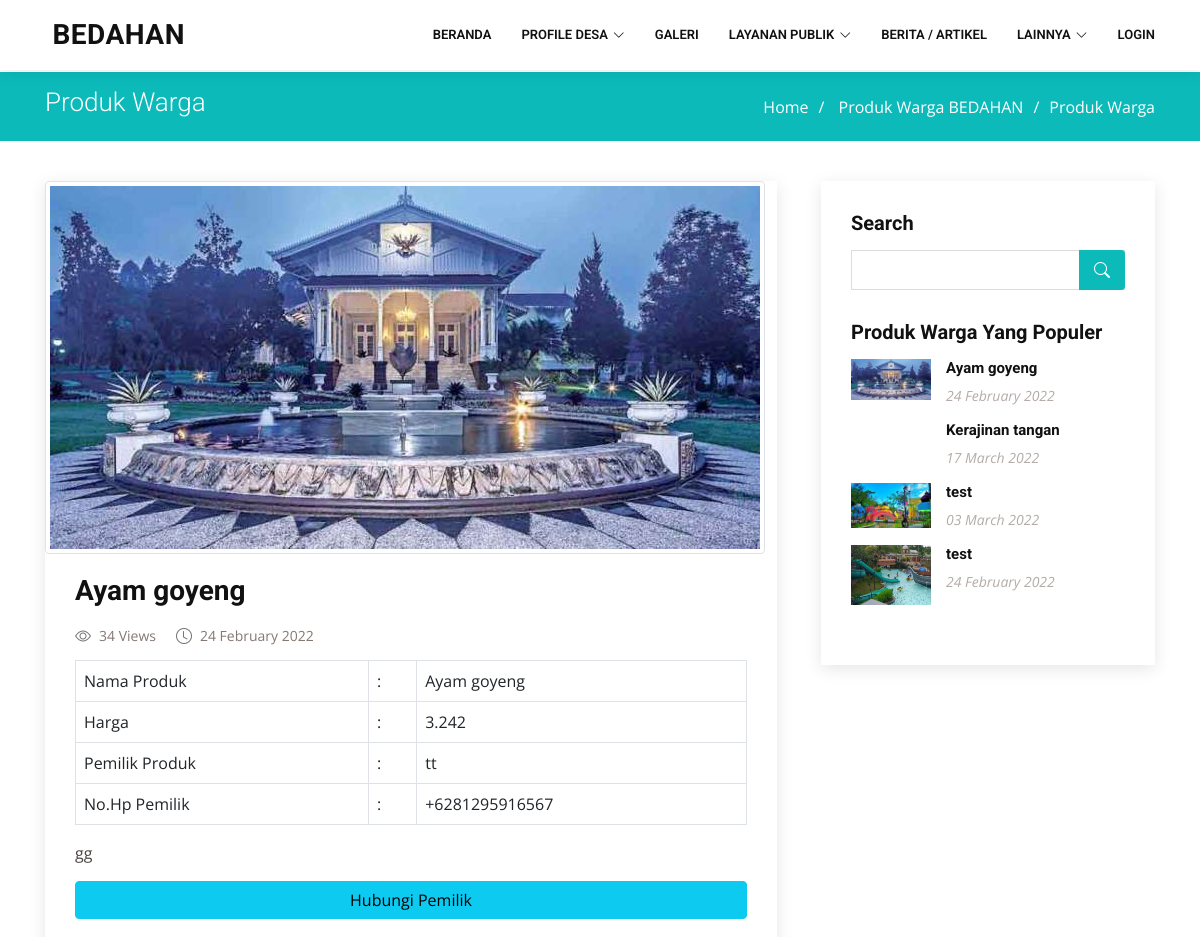
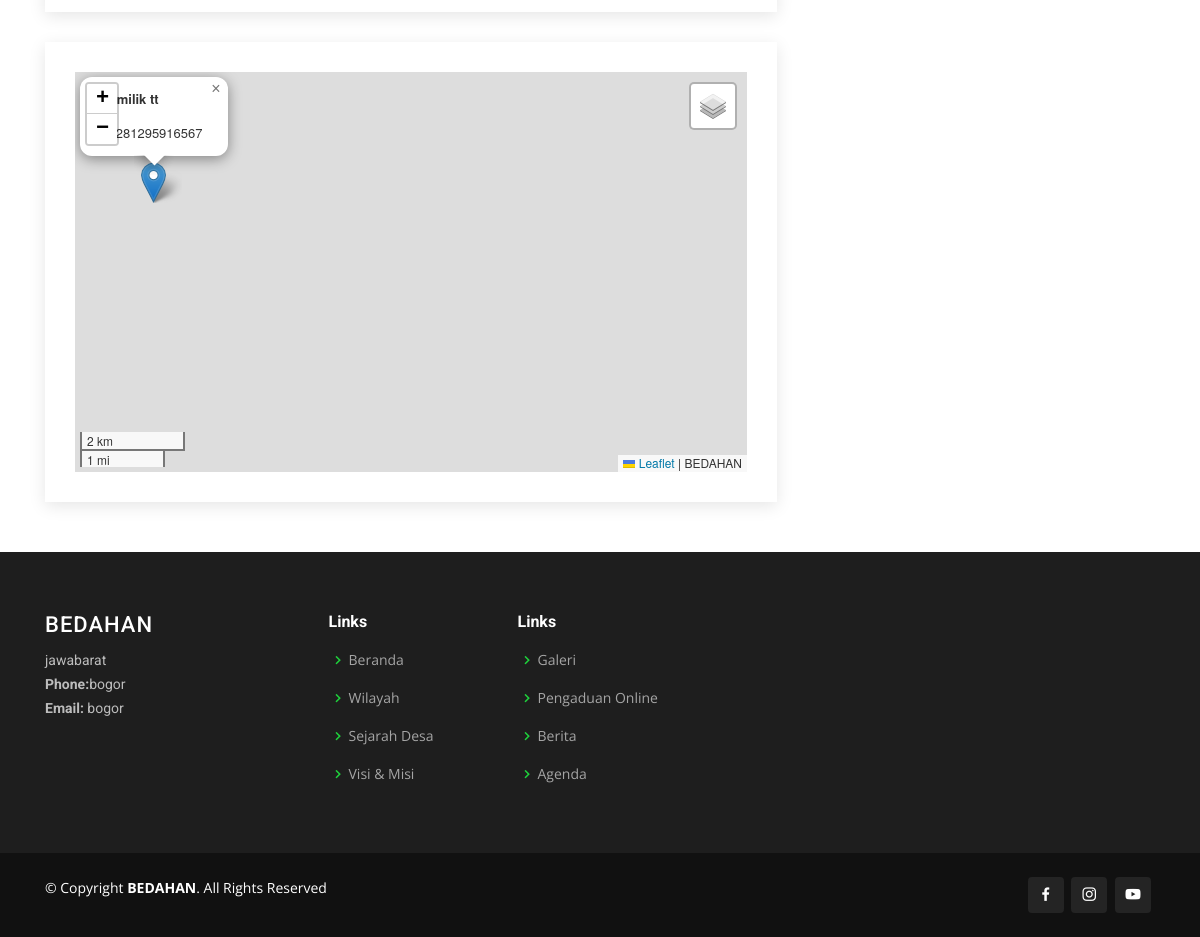
Page /home/produkdetail/ayam-goyeng on the committed database (2 pictures, top to bottom).
### tables this page shows
CREATE TABLE `setting` (
  `web` varchar(99) DEFAULT NULL,
  `keyword` varchar(99) DEFAULT NULL,
  `logo` varchar(99) DEFAULT NULL,
  `alamat` text DEFAULT NULL,
  `telp` varchar(15) DEFAULT NULL,
  `email` varchar(99) DEFAULT NULL,
  `yt` varchar(99) DEFAULT NULL,
  `ig` varchar(99) DEFAULT NULL,
  `fb` varchar(99) DEFAULT NULL,
  `lat` varchar(99) DEFAULT NULL,
  `lng` varchar(99) DEFAULT NULL,
  `wilayah` text DEFAULT NULL
);

CREATE TABLE `produk_warga` (
  `id` int(11) NOT NULL,
  `produk` varchar(99) DEFAULT NULL,
  `slug` varchar(99) DEFAULT NULL,
  `gambar` varchar(99) DEFAULT NULL,
  `harga` varchar(99) DEFAULT NULL,
  `ket` text DEFAULT NULL,
  `lat` varchar(99) DEFAULT NULL,
  `lng` varchar(99) DEFAULT NULL,
  `view` int(11) DEFAULT NULL,
  `pemilik` varchar(99) DEFAULT NULL,
  `telppemilik` varchar(15) DEFAULT NULL,
  `iduser` int(11) DEFAULT NULL,
  `date` date DEFAULT NULL
);

### application/controllers/Home.php (called while the page is built, shortened)
<?php
class Home extends CI_Controller {
    public function __construct()
    {
        $this->load->model('main_model');
        $this->main_model->count_visitor();
    }
        ?>
  <?php  }
    public function produkdetail($slugs)
    {
    $slug=htmlspecialchars($slugs,ENT_QUOTES);
    $query = $this->db->query("select * from produk_warga  where slug='$slug'");
    if($query->num_rows() > 0){
        $b=$query->row_array();
        $kode=$b['id'];
        $this->db->query("UPDATE produk_warga SET view=view+1 WHERE id='$kode'");
        $data=$this->main_model->produkwarga_by_kode($kode);
        $row=$data->row_array();
        $x['id']=$row['id'];
        $x['produk']=$row['produk'];
        $x['harga']=$row['harga'];
        $x['telppemilik']=$row['telppemilik'];
        $x['ket']=$row['ket'];
        $x['date']=$row['date'];
        $x['pemilik']=$row['pemilik'];
        $x['image']=$row['gambar'];
        $x['view'] =$row['view'];
        $x['slug']=$row['slug'];
        $x['lat']=$row['lat'];
        $x['lng']=$row['lng'];
        $x['populer']=$this->db->query("select * from produk_warga order by view desc")->result();
        $this->load->view('home/atas');
        $this->load->view('home/produkdetail',$x);
        $this->load->view('home/bawah');
    }else{
        redirect('home/produkwarga','refresh');
    }
  }
}

### index.php (called while the page is built, shortened)
<?php
require_once BASEPATH.'core/CodeIgniter.php';

### application/views/home/produkdetail.php (the view, shortened to what this page needs)
<link rel="stylesheet" href="https://unpkg.com/leaflet@1.3.4/dist/leaflet.css" />
<link rel="stylesheet" href="plugin/leaflet-panel-layers.css">
<link rel="stylesheet" type="text/css" href="https://cdnjs.cloudflare.com/ajax/libs/leaflet.draw/1.0.4/leaflet.draw.css">
<link rel="stylesheet" href="https://unpkg.com/esri-leaflet-geocoder@3.1.1/dist/esri-leaflet-geocoder.css">
<link rel="stylesheet" href="plugin/css/styledLayerControl.css" />
<link rel="stylesheet" href="https://unpkg.com/leaflet-routing-machine@latest/dist/leaflet-routing-machine.css" />
<link rel="stylesheet" href="https://unpkg.com/leaflet-control-geocoder/dist/Control.Geocoder.css" />
<?php
$setting = $this->db->get('setting')->row();
?>
<main id="main">
  <section id="breadcrumbs" class="breadcrumbs">
    <div class="container">
      <div class="d-flex justify-content-between align-items-center">
        <h2>Produk Warga</h2>
        <ol>
          <li><a href="home/index">Home</a></li>
          <li><a href="home/produkwarga"> Produk Warga <?php echo $setting->web ?></a></li>
          <li>Produk Warga</li>
        </ol>
      </div>
    </div>
  </section>
  <section id="blog" class="blog">
    <div class="container" data-aos="fade-up">
      <div class="row">
        <div class="col-lg-8 entries">
          <article class="entry entry-single">
            <div class="entry-img">
              <img src="image/<?php echo $image ?>" alt="" class="img img-fluid img-thumbnail">
            </div>
            <h2 class="entry-title">
              <a href="home/detailakomodasi/<?php echo $slug ?>"><?php echo $produk ?></a>
            </h2>
            <div class="entry-meta">
              <ul>
                <li class="d-flex align-items-center"><i class="bi bi-eye"></i> <a href="home/detailakomodasi/<?php echo $slug ?>"><?php echo $view ?> Views</a></li>
                <li class="d-flex align-items-center"><i class="bi bi-clock"></i> <a href="home/detailakomodasi/<?php echo $slug ?>"><time datetime="2020-01-01"><?php echo date("d F Y", strtotime($date)) ?></time></a></li>
              </ul>
            </div>
            <div class="entry-content">
              <p>
              <table class="table table-hover table-bordered">
                <tr>
                  <td>Nama Produk</td>
                  <td>:</td>
                  <td><?php echo $produk ?></td>
                </tr>
                <tr>
                  <td>Harga</td>
                  <td>:</td>
                  <td><?php echo number_format($harga, 0, ',', '.') ?></td>
                </tr>
                <tr>
                  <td>Pemilik Produk</td>
                  <td>:</td>
                  <td><?php echo $pemilik ?></td>
                </tr>
                <tr>
                  <td>No.Hp Pemilik</td>
                  <td>:</td>
                  <td><?php echo $telppemilik ?></td>
                </tr>
              </table>
              <?php echo $ket ?>
              </p>
              <a href="https://wa.me/<?php echo $telppemilik ?>" class="btn btn-info w-100" target="_blank"><i class="fa fa-phone"></i>Hubungi Pemilik</a>
            </div>
          </article>
          <article class="entry entry-single">
            <div id="map" style="height: 400px;"></div>
          </article>
        </div>
        <div class="col-lg-4">
          <div class="sidebar">
            <h3 class="sidebar-title">Search</h3>
            <div class="sidebar-item search-form">
              <form action="home/cariProdukwarga" method="get">
                <input type="text" name="keyword" autocomplete="off">
                <button type="submit"><i class="bi bi-search"></i></button>
              </form>
            </div>
            <h3 class="sidebar-title">Produk Warga Yang Populer</h3>
            <div class="sidebar-item recent-posts">
              <?php
              foreach ($populer as $z) {
              ?>
                <div class="post-item clearfix">
                  <img src="image/<?php echo $z->gambar ?>" alt="">
                  <h4><a href="home/produkdetail/<?php echo $z->slug ?>"><?php echo $z->produk ?></a></h4>
                  <time datetime="2020-01-01"><?php echo date("d F Y", strtotime($z->date)) ?></time>
                </div>
              <?php }  ?>
            </div>
          </div>
        </div>
      </div>
    </div>
  </section>
</main>

### application/views/home/atas.php (shortened to what this page needs)
<?php
$setting = $this->db->get('setting');
$row = $setting->row();
?>
<!DOCTYPE html>
<html lang="en">
<head>
  <link href="frontend/vendor/animate.css/animate.min.css" rel="stylesheet">
  <link href="frontend/vendor/aos/aos.css" rel="stylesheet">
  <link href="frontend/vendor/bootstrap/css/bootstrap.min.css" rel="stylesheet">
  <link href="frontend/vendor/bootstrap-icons/bootstrap-icons.css" rel="stylesheet">
  <link href="frontend/vendor/boxicons/css/boxicons.min.css" rel="stylesheet">
  <link href="frontend/vendor/glightbox/css/glightbox.min.css" rel="stylesheet">
  <link href="frontend/vendor/remixicon/remixicon.css" rel="stylesheet">
  <link href="frontend/vendor/swiper/swiper-bundle.min.css" rel="stylesheet">
  <link rel="stylesheet" type="text/css" href="plugin/sweetalert2.min.css">
  <link href="frontend/css/desa.css" rel="stylesheet">
  <link rel="stylesheet" href="https://unpkg.com/leaflet@1.7.1/dist/leaflet.css" />
  <link rel="stylesheet" href="https://cdnjs.cloudflare.com/ajax/libs/leaflet.draw/1.0.4/leaflet.draw.css" />
  <link rel="stylesheet" href="plugin/MarkerCluster.css" />
  <link rel="stylesheet" href="plugin/MarkerCluster.Default.css" />
  <link rel="stylesheet" href="plugin/css/styledLayerControl.css" />
  <link rel="stylesheet" href="https://unpkg.com/leaflet-routing-machine@latest/dist/leaflet-routing-machine.css" />
  <link rel="stylesheet" href="https://unpkg.com/leaflet-control-geocoder/dist/Control.Geocoder.css" />
  <link rel="stylesheet" href="plugin/maps.css">
  <link rel="stylesheet" href="plugin/dist/Control.MiniMap.min.css" />
  <link rel="stylesheet" type="text/css" href="src/L.Control.ZoomBar.css" />
  <link rel="stylesheet" href="plugin/dist/Leaflet.Coordinates-0.1.5.css" />
  <link rel="stylesheet" href="plugin/dist/L.Control.Locate.min.css" />
  <link rel="stylesheet" href="plugin/src/leaflet-compass.css" />
  <link rel="stylesheet" href="plugin/L.Control.Window.css" />
  <link rel="stylesheet" href="plugin/dist/Control.FullScreen.css" />
  <link rel="stylesheet" type="text/css" href="plugin/bootstrapdatepicker/bootstrap-datepicker.css">
</head>
<body>
  <header id="header" class="fixed-top">
    <div class="container d-flex align-items-center">
      <h1 class="logo me-auto"><a href="home/index"><img class="img img-fluid " src="image/<?php echo $row->logo ?>" alt="" width=""> <?php echo $row->web ?></a></h1>
      <nav id="navbar" class="navbar order-last order-lg-0">
        <ul>
          <li><a href="home/index" class="<?php if ($this->uri->segment(2) == 'index') echo 'active' ?>">Beranda</a></li>
          <li class="dropdown"><a href="#"><span>Profile Desa</span> <i class="bi bi-chevron-down"></i></a>
          </li>
          <li><a href="home/galeri" class="<?php if ($this->uri->segment(2) == 'galeri') echo 'active' ?>">Galeri</a></li>
          <li class="dropdown"><a href="#"><span>Layanan Publik</span> <i class="bi bi-chevron-down"></i></a>
          </li>
          <li><a href="home/berita" class="<?php if ($this->uri->segment(2) == 'berita') echo 'active' ?>">Berita / Artikel</a></li>
          <li class="dropdown"><a href="#"><span>Lainnya</span> <i class="bi bi-chevron-down"></i></a>
          </li>
          <li><a href="welcome" target="_blank">Login </a></li>
        </ul>
      </nav>
    </div>
  </header>

### application/views/home/bawah.php (shortened to what this page needs)
<?php
$setting = $this->db->get('setting');
$row = $setting->row();
?>
<footer id="footer">
  <div class="footer-top">
    <div class="container">
      <div class="row">
        <div class="col-lg-3 col-md-6 footer-contact">
          <h3><?php echo $row->web ?></h3>
          <p>
            <?php echo $row->alamat ?> <br>
            <strong>Phone:</strong><?php echo $row->telp ?><br>
            <strong>Email:</strong> <?php echo $row->email ?><br>
          </p>
        </div>
        <div class="col-lg-2 col-md-6 footer-links">
          <h4>Links</h4>
          <ul>
            <li><i class="bx bx-chevron-right"></i> <a href="#">Beranda</a></li>
            <li><i class="bx bx-chevron-right"></i> <a href="home/wilayah">Wilayah</a></li>
            <li><i class="bx bx-chevron-right"></i> <a href="home/sejarah">Sejarah Desa</a></li>
            <li><i class="bx bx-chevron-right"></i> <a href="home/visimisi">Visi & Misi</a></li>
          </ul>
        </div>
        <div class="col-lg-3 col-md-6 footer-links">
          <h4>Links</h4>
          <ul>
            <li><i class="bx bx-chevron-right"></i> <a href="home/galeri">Galeri</a></li>
            <li><i class="bx bx-chevron-right"></i> <a href="home/pengaduan">Pengaduan Online</a></li>
            <li><i class="bx bx-chevron-right"></i> <a href="home/berita">Berita</a></li>
            <li><i class="bx bx-chevron-right"></i> <a href="home/agenda">Agenda</a></li>
          </ul>
        </div>
      </div>
    </div>
  </div>
  <div class="container d-md-flex py-4">
    <div class="me-md-auto text-center text-md-start">
      <div class="copyright">
        &copy; Copyright <strong><span><?php echo $row->web ?></span></strong>. All Rights Reserved
      </div>
    </div>
    <div class="social-links text-center text-md-right pt-3 pt-md-0">
      <a href="<?php echo $row->fb ?>" class="facebook"><i class="bx bxl-facebook"></i></a>
      <a href="<?php echo $row->ig ?>" class="instagram"><i class="bx bxl-instagram"></i></a>
      <a href="<?php echo $row->yt ?>" class="google-plus"><i class="bx bxl-youtube"></i></a>
    </div>
  </div>
</footer>
</body>
</html>

### rows in the picture
setting: web "BEDAHAN", alamat "jawabarat", telp "bogor", email "bogor"
produk_warga: gambar (picture), produk "Ayam goyeng", view "34", date "24 February 2022", harga "3.242", pemilik "tt", telppemilik "+6281295916567", ket "gg"
produk_warga: produk "Kerajinan tangan", date "17 March 2022"
produk_warga: gambar (picture), produk "test", date "03 March 2022"
produk_warga: gambar (picture), produk "test", date "24 February 2022"
